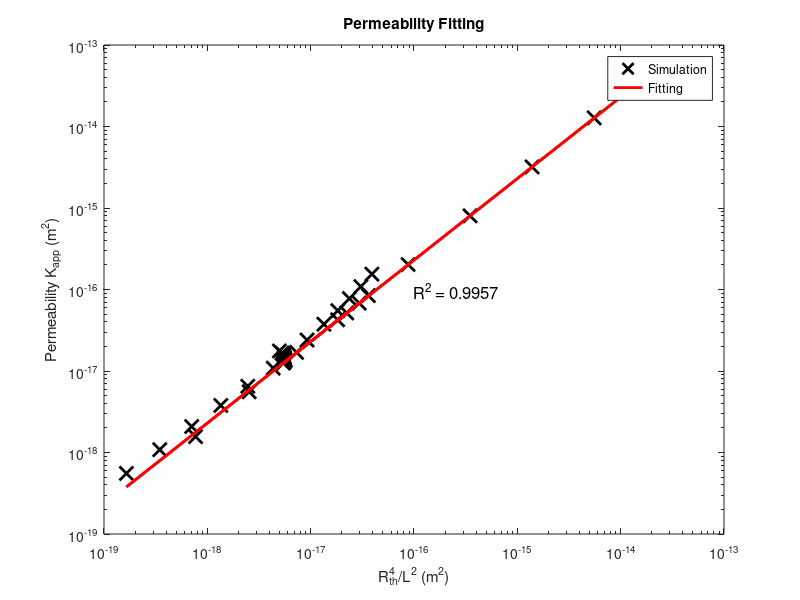

The MATLAB script that drew this image:
clear; clc;
n = [20, 20, 20, 20, 20, 20, 20, 20, 20, 20,...
    20, 20, 20, 20, 20, 20, 20, 20, 20, 20,...
    20, 20, 20, 20, 20, 20, 20, 4, 6, 8,...
    10, 12, 14, 16, 13, 13, 13, 13, 20, 20,...
    20, 20, 20, 20, 20, 20, 20];
L = [621.3161, 1258.6771, 2533.7013, 5083.3477, 10185.7161,...
    20388.0699, 40794.1555, 635.6371, 634.4705, 631.1537,...
    624.5978, 618.4555, 613.9014, 609.3241, 604.4461,...
    601.8813, 600.0058, 700.7788, 700.7788, 700.7788,...
    687.0783, 567.8843, 492.5317, 443.2100, 411.6990,...
    392.5183, 378.8179, 402.1087, 429.5096, 458.2806,...
    485.6815, 514.4525, 541.8534, 569.2543, 528.1529,...
    528.1529, 528.1529, 528.1529, 1510.5201, 877.7475,...
    621.3161, 505.6674, 436.5938, 387.1275, 350.5268,...
    320.3374, 294.3087] * 1E-9;
Rth = [38.4, 77.1, 154.0, 308.1, 616.2, 1232.3, 2464.4, 38.5, 38.5, 38.5,...
    38.5, 38.3, 38.1, 37.9, 37.6, 37.2, 36.6, 64.9, 61.7, 54.7,...
    43.1, 34.4, 27.8, 22.7, 18.6, 15.2, 12.4, 40.4, 40.1, 39.7,...
    39.4, 39.2, 38.9, 38.7, 39.2, 39.0, 39.0, 39.1, 36.4, 37.4,...
    38.3, 39.2, 40.0, 40.7, 41.3, 42.1, 42.9] * 1E-9;
V = [5.7362E-04, 1.1088E-03, 2.1927E-03, 4.3579E-03, 8.6955E-03,...
    1.7358E-02, 3.4681E-02, 5.4391E-04, 5.4603E-04, 5.5182E-04,...
    5.6480E-04, 5.8210E-04, 6.0203E-04, 6.2689E-04, 6.5892E-04,...
    6.9309E-04, 7.3469E-04, 1.2765E-03, 1.1428E-03, 8.9787E-04,...
    5.7341E-04, 5.1987E-04, 4.1920E-04, 3.3033E-04, 2.5326E-04,...
    1.8761E-04, 1.3750E-04, 6.3246E-04, 7.4848E-04, 7.6214E-04,...
    7.4321E-04, 7.0689E-04, 6.7155E-04, 6.3511E-04, 6.8918E-04,...
    6.8854E-04, 6.8651E-04, 6.8608E-04, 1.7876E-04, 3.5202E-04,...
    5.7333E-04, 7.9612E-04, 1.0303E-03, 1.3000E-03, 1.6077E-03,...
    1.9898E-03, 2.9764E-03];
D = [6.0927E-10, 2.5446E-09, 9.8929E-09, 4.0153E-08, 1.5733E-07,...
    6.4126E-07, 2.5691E-06, 6.4696E-10, 6.1584E-10, 6.2233E-10,...
    6.2325E-10, 6.1200E-10, 6.3061E-10, 6.2915E-10, 6.2755E-10,...
    6.8070E-10, 7.3124E-10, 1.3332E-09, 1.2022E-09, 9.6260E-10,...
    5.9568E-10, 5.3179E-10, 3.5663E-10, 2.4562E-10, 1.7411E-10,...
    1.2228E-10, 8.8001E-11, 8.3832E-10, 3.9926E-10, 3.6166E-10,...
    3.5211E-10, 3.8109E-10, 4.0779E-10, 4.7811E-10, 4.0232E-10,...
    4.0977E-10, 4.1960E-10, 4.3327E-10, 4.6762E-10, 5.3574E-10,...
    6.1638E-10, 6.8521E-10, 7.3813E-10, 8.6320E-10, 9.5341E-10,...
    1.0789E-09, 1.7174E-09];
k = [1.3516E-17, 5.1598E-17, 2.0255E-16, 8.0276E-16, 3.1923E-15,...
    1.2761E-14, 5.0897E-14, 1.2524E-17, 1.2593E-17, 1.2802E-17,...
    1.3290E-17, 1.3751E-17, 1.4328E-17, 1.4897E-17, 1.5785E-17,...
    1.6539E-17, 1.7609E-17, 8.4268E-17, 6.8034E-17, 4.2455E-17,...
    1.6942E-17, 1.0843E-17, 6.5001E-18, 3.7777E-18, 2.0819E-18,...
    1.0826E-18, 5.5419E-19, 5.0519E-18, 8.3021E-18, 1.0335E-17,...
    1.1778E-17, 1.2549E-17, 1.3031E-17, 1.3244E-17, 1.2907E-17,...
    1.2876E-17, 1.2796E-17, 1.2762E-17, 1.5653E-18, 5.5640E-18,...
    1.3499E-17, 2.3980E-17, 3.7448E-17, 5.5049E-17, 7.7361E-17,...
    1.0875E-16, 1.5424E-16];

% fitting
% index = [1:27, 32:47];
% X = [ones(length(D(index)), 1), log(n(index)'), log(L(index)'), log(V(index)')];
% Y = log(D(index)');
% [b, bint, r, rint, stats] = regress(Y, X);
% rcoplot(r, rint);

% plot
% index = [1:27, 32:47];
% X = n(index) .* L(index) .* V(index);
% Y = D(index);
% k = Y / X;
% loglog(X, Y, 'kx', 'markerSize', 10, 'linewidth', 2);
% hold on;
% plot(X, k * X, 'r', 'linewidth', 2);
% title('Dispersion Coefficient with Parameters');
% xlabel('nLV (m^2/s)');
% ylabel('Dispersion Coefficient D_m (m^2/s)');
% legend('Simulation', 'Fitting');

% fitting
% index = [1:27, 28:47];
% X = [ones(length(k(index)), 1), log(L(index)'), log(k(index)')];
% Y = log(D(index)');
% [b, bint, r, rint, stats] = regress(Y, X);
% rcoplot(r, rint);

% plot
index = [1:27, 39:47];
X = (L(index) .^ (-2)) .* (Rth(index) .^ 4);
Y = k(index);
slope = Y / X;
loglog(X, Y, 'kx', 'markerSize', 10, 'linewidth', 2);
r = corrcoef(log(X), log(Y));
text(1e-16, 1e-16, ['R^2 = ', num2str(r(1,2)^2, '%.4f')], 'Fontsize', 12);
hold on;
plot(X, slope * X, 'r', 'linewidth', 2);
title('Permeability Fitting');
xlabel('R_{th}^4/L^2 (m^2)');
ylabel('Permeability K_{app} (m^2)');
legend('Simulation', 'Fitting');
